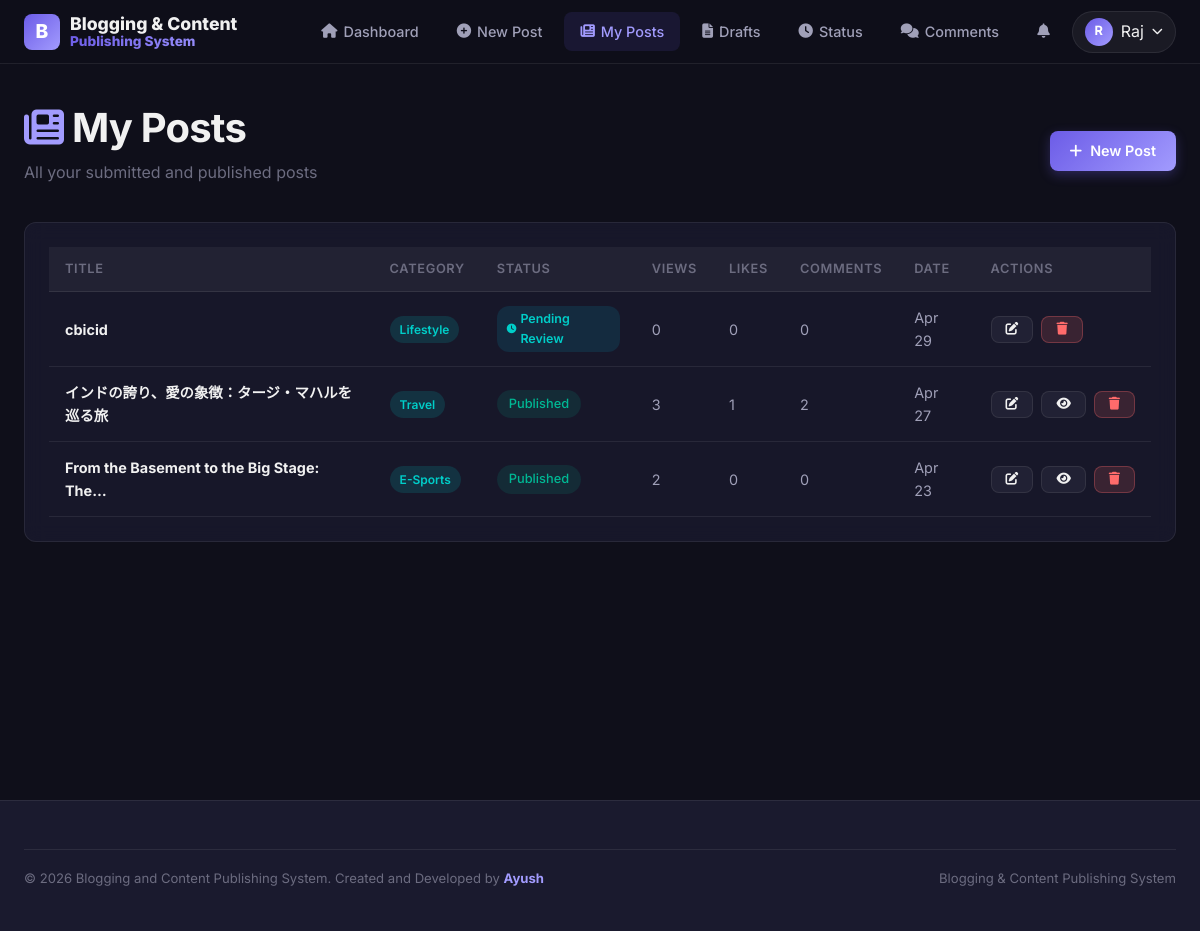
Page /author/posts/ (signed in) on the committed database.
### author/models.py (models this page shows, shortened)
class tbl_posts(models.Model):
    author_id = models.ForeignKey(tbl_authors, on_delete=models.CASCADE, related_name='posts')
    category_id = models.ForeignKey(tbl_categories, on_delete=models.CASCADE, related_name='posts')
    title = models.CharField(max_length=200)
    content = models.TextField()
    excerpt = models.TextField(blank=True, default='', max_length=500)
    featured_image = models.ImageField(upload_to='posts/featured/', blank=True, null=True)
    status = models.BooleanField(default=False)  # False=Pending/Draft, True=Published
    is_submitted = models.BooleanField(default=False)  # True=Pending Review, False=Draft
    is_featured = models.BooleanField(default=False)
    created_at = models.DateTimeField(auto_now_add=True)
    updated_at = models.DateTimeField(auto_now=True)
    class Meta:
        ordering = ['-created_at']
        verbose_name_plural = "Posts"

class tbl_categories(models.Model):
    name = models.CharField(max_length=50, unique=True)
    description = models.TextField(blank=True, default='')
    created_at = models.DateTimeField(auto_now_add=True)
    class Meta:
        verbose_name_plural = "Categories"

### author/views.py (the view)
# urls.py: path('posts/', views.my_posts, name='author_posts'),
def my_posts(request):
    guard = require_author(request)
    if guard:
        return guard
    author = get_author(request)
    ctx = get_session_context(request)
    ctx.update({"zone": "author", "page": "posts"})
    if author:
        posts = tbl_posts.objects.filter(author_id=author).order_by("-id")
        for post in posts:
            post.like_count = tbl_likes.objects.filter(post_id=post).count()
            post.view_count = tbl_post_views.objects.filter(post_id=post).count()
            post.comment_count = tbl_comments.objects.filter(post_id=post).count()
        ctx["posts"] = posts
    return render(request, "author/posts.html", ctx)

### author/views.py (called while the page is built)
def require_author(request):
    if not request.session.get('user_id'):
        return redirect('/accounts/login/')
    role = request.session.get('user_role', 'reader').lower()
    if role not in ['author', 'admin']:
        return redirect('/reader/')
    return None

def get_author(request):
    uid = request.session.get('user_id')
    if not uid:
        return None
    try:
        user = tbl_user.objects.get(id=uid)
        author = tbl_authors.objects.get(user_id=user)
        return author
    except (tbl_user.DoesNotExist, tbl_authors.DoesNotExist):
        return None

def get_session_context(request):
    uid = request.session.get('user_id')
    notif_count = 0
    if uid:
        notif_count = tbl_notifications.objects.filter(user_id__id=uid, is_read=False).count()
    return {
        'user_id': uid,
        'user_name': request.session.get('user_name', 'Guest'),
        'user_role': request.session.get('user_role', 'author'),
        'user_username': request.session.get('user_username', ''),
        'notif_count': notif_count,
    }

### templates/author/posts.html (shortened to what this page needs)
{% extends "author/base.html" %}
{% block content %}
<div class="page-header">
    <div class="flex justify-between items-center">
        <div>
            <h1><i class="fas fa-newspaper" style="color:var(--primary-light);"></i> My Posts</h1>
            <p style="color:var(--text-muted);">All your submitted and published posts</p>
        </div>
        <a href="/author/create/" class="btn btn-primary"><i class="fas fa-plus"></i> New Post</a>
    </div>
</div>
<div class="page-content">
    {% if posts %}
    <div class="card">
        <div class="table-responsive">
            <table class="data-table">
                <thead>
                    <tr>
                        <th>Title</th>
                        <th>Category</th>
                        <th>Status</th>
                        <th>Views</th>
                        <th>Likes</th>
                        <th>Comments</th>
                        <th>Date</th>
                        <th>Actions</th>
                    </tr>
                </thead>
                <tbody>
                    {% for post in posts %}
                    <tr>
                        <td><strong style="color:var(--text-primary);">{{ post.title|truncatechars:40 }}</strong></td>
                        <td><span class="badge badge-info">{{ post.category_id.name }}</span></td>
                        <td>
                            {% if post.status %}
                            <span class="status-active">Published</span>
                            {% elif post.is_submitted %}
                            <span style="display:inline-flex;align-items:center;gap:4px;padding:3px 10px;background:rgba(0,184,217,0.12);color:var(--accent-cyan);border-radius:12px;font-size:0.78rem;font-weight:600;">
                                <i class="fas fa-clock" style="font-size:0.6rem;"></i> Pending Review
                            </span>
                            {% else %}
                            <span class="status-draft">Draft</span>
                            {% endif %}
                        </td>
                        <td>{{ post.view_count }}</td>
                        <td>{{ post.like_count }}</td>
                        <td>{{ post.comment_count }}</td>
                        <td>{{ post.created_at|date:"M d" }}</td>
                        <td>
                            <div class="flex gap-1">
                                <a href="/author/edit/{{ post.id }}/" class="btn btn-sm btn-secondary"><i
                                        class="fas fa-edit"></i></a>
                                {% if post.status %}<a href="/reader/blog/{{ post.id }}/"
                                    class="btn btn-sm btn-secondary"><i class="fas fa-eye"></i></a>{% endif %}
                                <form method="POST" action="/author/delete/{{ post.id }}/"
                                    onsubmit="return confirm('Delete?');" style="display:inline;">{% csrf_token %}
                                    <button type="submit" class="btn btn-sm btn-danger"><i
                                            class="fas fa-trash"></i></button>
                                </form>
                            </div>
                        </td>
                    </tr>
                    {% endfor %}
                </tbody>
            </table>
        </div>
    </div>
    {% endif %}
</div>
{% endblock %}

### static/css/style.css (style rules this page uses)
:root { --primary: #6C5CE7; --primary-light: #A29BFE; --primary-dark: #4A3DB8; --primary-glow: rgba(108, 92, 231, 0.3); --accent-pink: #FD79A8; --accent-cyan: #00CEC9; --accent-orange: #FDCB6E; --accent-green: #00B894; --accent-red: #FF6B6B; --bg-primary: #0F0F1A; --bg-secondary: #1A1A2E; --bg-tertiary: #16213E; --bg-card: rgba(26, 26, 46, 0.8); --bg-glass: rgba(255, 255, 255, 0.05); --bg-glass-hover: rgba(255, 255, 255, 0.08); --text-primary: #F1F1F1; --text-secondary: #A0A0B8; --text-muted: #6C6C80; --text-inverse: #0F0F1A; --border-color: rgba(255, 255, 255, 0.08); --border-hover: rgba(255, 255, 255, 0.15); --border-active: rgba(108, 92, 231, 0.5); --shadow-sm: 0 2px 8px rgba(0, 0, 0, 0.2); --shadow-md: 0 4px 16px rgba(0, 0, 0, 0.3); --shadow-lg: 0 8px 32px rgba(0, 0, 0, 0.4); --shadow-glow: 0 0 20px rgba(108, 92, 231, 0.2); --radius-sm: 8px; --radius-md: 12px; --radius-lg: 16px; --radius-xl: 24px; --radius-full: 9999px; --transition-fast: 0.15s ease; --transition-normal: 0.3s ease; --transition-slow: 0.5s ease; --gradient-primary: linear-gradient(135deg, #6C5CE7, #A29BFE); --gradient-hero: linear-gradient(135deg, #0F0F1A 0%, #1A1A2E 50%, #16213E 100%); --gradient-card: linear-gradient(145deg, rgba(26, 26, 46, 0.9), rgba(22, 33, 62, 0.6)); }
*, *::before, *::after { margin: 0; padding: 0; box-sizing: border-box; }
html { scroll-behavior: smooth; font-size: 16px; }
body { font-family: 'Inter', -apple-system, sans-serif; background: var(--bg-primary); color: var(--text-primary); line-height: 1.6; min-height: 100vh; overflow-x: hidden; -webkit-font-smoothing: antialiased; }
a { color: var(--primary-light); text-decoration: none; transition: color var(--transition-fast); }
.flex { display: flex; }
.items-center { align-items: center; }
.justify-between { justify-content: space-between; }
.gap-1 { gap: 8px; }
h1, h2, h3, h4, h5, h6 { font-weight: 700; line-height: 1.2; color: var(--text-primary); }
h1 { font-size: 2.5rem; letter-spacing: -0.02em; }
p { color: var(--text-secondary); margin-bottom: 12px; }
.btn { display: inline-flex; align-items: center; justify-content: center; gap: 8px; padding: 10px 20px; border-radius: var(--radius-sm); font-family: inherit; font-size: 0.9rem; font-weight: 600; border: none; cursor: pointer; transition: all var(--transition-fast); text-decoration: none; line-height: 1.4; white-space: nowrap; }
.btn-primary { background: var(--gradient-primary); color: white; box-shadow: 0 4px 12px var(--primary-glow); }
.btn-secondary { background: var(--bg-glass); color: var(--text-primary); border: 1px solid var(--border-color); }
.btn-danger { background: rgba(255, 107, 107, 0.15); color: var(--accent-red); border: 1px solid rgba(255, 107, 107, 0.3); }
.btn-sm { padding: 6px 14px; font-size: 0.8rem; }
.card { background: var(--bg-card); border: 1px solid var(--border-color); border-radius: var(--radius-md); padding: 24px; backdrop-filter: blur(10px); transition: all var(--transition-normal); }
.page-header { padding: 40px 0 24px; }
.page-header h1 { margin-bottom: 8px; }
.page-content { padding-bottom: 60px; }
.table-responsive { width: 100%; overflow-x: auto; }
.data-table { width: 100%; border-collapse: separate; border-spacing: 0; }
.data-table th { background: var(--bg-glass); padding: 12px 16px; text-align: left; font-size: 0.8rem; font-weight: 600; text-transform: uppercase; letter-spacing: 0.05em; color: var(--text-muted); border-bottom: 1px solid var(--border-color); }
.data-table td { padding: 14px 16px; border-bottom: 1px solid var(--border-color); font-size: 0.9rem; color: var(--text-secondary); vertical-align: middle; }
.data-table .status-active { display: inline-flex; align-items: center; gap: 6px; padding: 4px 12px; border-radius: var(--radius-full); background: rgba(0, 184, 148, 0.12); color: var(--accent-green); font-size: 0.8rem; font-weight: 500; }
.badge { display: inline-flex; align-items: center; padding: 4px 10px; border-radius: var(--radius-full); font-size: 0.75rem; font-weight: 600; }
.badge-info { background: rgba(0, 206, 201, 0.15); color: var(--accent-cyan); }

### rows in the picture
tbl_posts: title "cbicid", category_id.name "Lifestyle", status False (drawn), view_count "0", like_count "0", comment_count "0", created_at "Apr 29"
tbl_posts: title "インドの誇り、愛の象徴：タージ・マハルを巡る旅", category_id.name "Travel", status "Published", view_count "3", like_count "1", comment_count "2", created_at "Apr 27"
tbl_posts: title "From the Basement to the Big Stage: The…", category_id.name "E-Sports", status "Published", view_count "2", like_count "0", comment_count "0", created_at "Apr 23"

### other values in the picture
{{ user_name|first }} "R"
{{ user_name }} "Raj"
